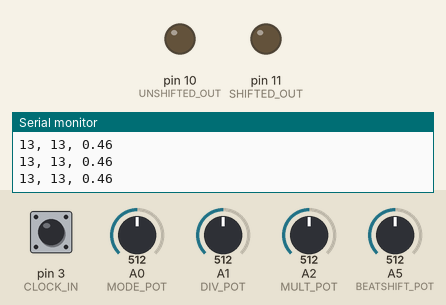
This sketch was run on a simulated Arduino Uno, built with avr-gcc and run on an emulated ATmega328P. Parts: output pins drawn as LEDs (lit = HIGH), the last lines printed to the serial monitor. Dashed ring = blinking. Inputs (shaded band) come from the test bench; at power-on: pin 3 (CLOCK_IN) HIGH, A1 (DIV_POT) = 512, A0 (MODE_POT) = 512, A2 (MULT_POT) = 512, A5 (BEATSHIFT_POT) = 512.

Above: at 1.2 s.
1.3 s: pin 3 (CLOCK_IN) pulsed LOW 2 times (0.12 s each, 0.3 s apart)
At 2.27 s:
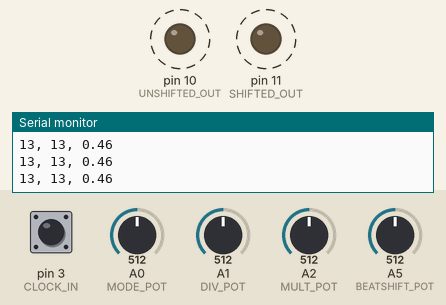
4.4 s: A1 (DIV_POT) set to 716
At 5.03 s:
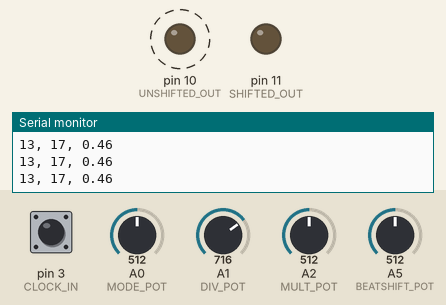
7.4 s: A1 (DIV_POT) set to 992
At 11.0 s:
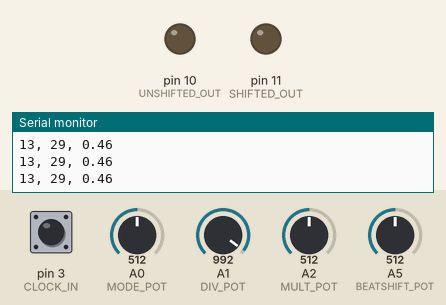
Timing chart, 0 to 12.5 s (numbered marks = the images above; inputs shaded):
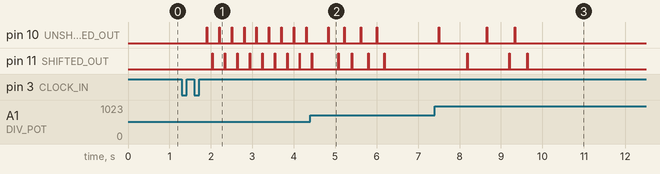

The sketch:

clockwithshift.ino
```cpp
// (licence header left out)
/* 11-9-2021 Adapted by Jesse Stevens of artist duo Cake Industries for Look Mum No Computer offbeat shift needs */
/* 16-10-2021 Further changes to allow for longer gaps between incoming beats and logic to handle multi/div changes between beats for Look Mum No Computer */
/* 24-10-2021 Reworked by Rohan Mitchell for easier multi/div changes between beats */


#include <avr/io.h>
#include <avr/interrupt.h>
#include <avr/pgmspace.h>


#define TRIGGER_LENGTH  20
#define MULT_POT        2
#define DIV_POT         1
#define MODE_POT        0
#define BEATSHIFT_POT   5
#define CLOCK_IN        3
#define UPPER_POT_MAX   1024
#define MIDDLE_POT_MAX  1024
#define LOWER_POT_MAX   1024
#define NB_POT_SLICES   10
#define MODE_SIMPLE     0
#define MODE_COMPLEX    1
#define SHIFTED_OUT     11
#define UNSHIFTED_OUT   10
#define KNOB_READING_INTERVAL 250


/**
 * Interface for reading and interpreting the control knobs.
 */
class Controls {
private:
  const int SIMPLE_FACTORS[10] = {1, 2, 4, 8, 16, 32, 64, 128, 256, 512};
  const int COMPLEX_FACTORS[10] = {1, 3, 5, 7, 11, 13, 17, 19, 23, 29};

public:
  int mult_reading;
  int div_reading;
  int mode_reading;
  float beatshift;

  int mode;
  bool stopped;


  Controls() {
    mode = -1;
    stopped = false;
  }

  void setup() {
    pinMode(CLOCK_IN, INPUT_PULLUP);
    pinMode(SHIFTED_OUT, OUTPUT);
    pinMode(UNSHIFTED_OUT, OUTPUT);
  }

  void read() {
    mult_reading = analogRead(MULT_POT);
    div_reading = analogRead(DIV_POT);
    mode_reading = analogRead(MODE_POT);
    beatshift = analogRead(BEATSHIFT_POT);

    Serial.print(get_mult());
    Serial.print(", ");
    Serial.print(get_div());
    Serial.print(", ");
    Serial.println(get_beatshift());
  }

  void updateSettings(bool edge) {
    if (mode_reading < LOWER_POT_MAX/3) {
      // CCW simple mode
      if(edge) {
        mode = MODE_SIMPLE;
        stopped = false;
      }
    } else if(mode_reading > LOWER_POT_MAX/3*2) {
      // CW complex mode
      if(edge) {
        mode = MODE_COMPLEX;
        stopped = false;
      }
    } else {
      // stopped
      stopped = true;
    }
  }

  /**
   * Fetch the multiplication factor
   * Output clock frequency = input clock frequency * multiplication factor
   * This value is controlled by the upper pot. We divide the pot's range
   * into NB_POT_SLICES slices, and then use those to look up a factor from
   * either simple_factors (powers of two) or complex_factors (prime numbers).
   */
  int get_mult() {
    int slice = mult_reading * (NB_POT_SLICES) / UPPER_POT_MAX;
    return slice2factor(slice, mode);
  }

  /**
   * Fetch the division factor
   * Output clock frequency = input clock frequency / division factor
   * This value is controlled by the middle pot. We divide the pot's range
   * into NB_POT_SLICES slices, and then use those to look up a factor from
   * either simple_factors (powers of two) or complex_factors (prime numbers).
   */
  int get_div() {
    int slice = div_reading * (NB_POT_SLICES) / MIDDLE_POT_MAX;
    int factor = slice2factor(slice, mode);

    return factor;
  }

  /**
   * Fetch the beatshift factor (scaled 0-1)
   * This value is controlled by the lower pot. Of the 0-1023 range, we introduce
   * a dead zone from 0-30, and then linearly interpolate from 0-1 for the
   * remainder of the range.
   */
  float get_beatshift() {
    if (beatshift < 30) {
      return 0;
    } else {
      return map(beatshift, 30, 1023, 0, 95) / 100.0;
    }
  }

private:
  int slice2factor(int slice, int mode) {
    if(mode == MODE_SIMPLE) {
      return SIMPLE_FACTORS[slice];
    } else {
      return COMPLEX_FACTORS[slice];
    }
  }
};


/**
 * GateReader reads the clock pin and detects edges.
 */
class GateReader {
private:
  bool clock_high;

public:
  GateReader() {
    clock_high = false;
  }

  bool readEdge(long now) {
    int gate = digitalRead(CLOCK_IN);

    bool edge = false;

    // My setup is reverse logic trigger (using NPN transistor as buffer on input)
    if (gate == LOW && !clock_high) {
      edge = true;
    }
    clock_high = gate == LOW;

    return edge;
  }
};


/**
 * Given control inputs and fed input edges, TimeKeeper will report the output
 * wavelength and when to fire an output trigger (taking mult and div factors
 * into account).
 */
class TimeKeeper {
private:
  Controls* controls;
  int edge_count;
  long last_edge;
  int last_div;
  long last_phrase_start;
  long last_scaled_time;
  long wavelength;

  bool was_in_output_pulse;
  bool fire_trigger;
  long last_trigger;

public:
  TimeKeeper(Controls* controls) {
    this->controls = controls;
    edge_count = 0;
    last_edge = 0;
    last_div = 0;
    last_phrase_start = 0;
    wavelength = 0;

    was_in_output_pulse = false;
    fire_trigger = false;
    last_trigger = 0;
  }

  void update(long now, bool edge) {
    if (edge) {
      processEdge(now);
    }

    bool outputEdge = this->outputEdge(now);

    // Detect start of phrase
    if (edge && now > readyForEndOfPhrase()) {
      last_phrase_start = now;
      last_scaled_time = 0;
    }

    handleDivReduction(now);

    fire_trigger = false;
    if (debounce(now, haveWavelength() && outputEdge)) {
      fire_trigger = true;
      last_trigger = now;
    }
  }

  long outputWavelength() {
    return float(wavelength) / controls->get_mult();
  }

  // Returns whether to fire the output trigger
  bool fireTrigger() {
    return fire_trigger;
  }

private:
  // Accept an input clock and keep track of wavelength
  void processEdge(long now) {
    if (last_edge != 0) {
      wavelength = now - last_edge;
    }

    last_edge = now;
  }

  /**
   * To determine when to show output pulses, we sample an imaginary output waveform
   * (a square wave at 50% duty cycle of the desired frequency), and then perform
   * edge detection. This method will return true when we detect a leading edge of this
   * imaginary output waveform.
   */
  bool outputEdge(long now) {
    bool edge = false;

    if (inOutputPulse(now)) {
      if (!was_in_output_pulse) {
        was_in_output_pulse = true;
        edge = true;
      }
    } else {
      was_in_output_pulse = false;
    }

    return edge;
  }

  // Skip double-triggers
  bool debounce(long now, bool trigger) {
    if (trigger) {
      int trigger_period = now - last_trigger;
      if (trigger_period < beatLength() * 0.8) {
        return false;
      }
    }

    return trigger;
  }

  /**
   * Sample an imaginary output waveform - a square wave at 50% duty cycle, with a wavelength
   * equal to input_wavelength * multiplication_factor.
   */
  bool inOutputPulse(long now) {
    long offset = now - last_phrase_start;
    float relative_time = offset / float(wavelength);
    long scaled_time = relative_time * scaleFactor() * 2;

    // Given a wavelength of 100ms and a multiplication factor of 2,
    // our relative fraction and modulo values will be:
    //   0 ms: 0; 0 % 2 = 0
    //  25 ms: 1; 1 % 2 = 1
    //  50 ms: 2; 2 % 2 = 0
    //  75 ms: 3; 3 % 2 = 1
    // 100 ms: 4; 4 % 2 = 0
    // In this example, this gives us a new wavelength of 50ms

    if (pastEndOfPhrase(now)) {
      return false;
    } else {
      return scaled_time % 2 == 0;
    }
  }

  // If divider has just been reduced, our phrase length has also
  // been reduced, which may well leave us past the end of phrase.
  // If this happens we would stop outputting triggers until the start
  // of the next phrase, which would cause an undesired silence.
  // Prevent this by resetting the start of the phrase.
  void handleDivReduction(long now) {
    if (divReducedThisFrame() && pastEndOfPhrase(now)) {
      last_phrase_start = last_edge;
    }
  }

  bool divReducedThisFrame() {
    bool result = last_div > controls->get_div();
    last_div = controls->get_div();

    return result;
  }

  bool pastEndOfPhrase(long now) {
    return now >= last_phrase_start + phraseLength();
  }

  /**
   * Return a time when we've received all our clocks for the phrase
   * and the next clock we get should be considered the start of the
   * next phrase.
   */
  long readyForEndOfPhrase() {
    long delta = wavelength / 2;
    return last_phrase_start + phraseLength() - delta;
  }

  // Returns whether we've determined a wavelength reading
  bool haveWavelength() {
    return wavelength > 0;
  }

  float scaleFactor() {
    return controls->get_mult() / float(controls->get_div());
  }

  long beatLength() {
    return wavelength / scaleFactor();
  }

  long phraseLength() {
    return long(wavelength) * controls->get_div();
  }
};


class TimeFollower {
private:
  Controls* controls;
  long last_signal;
  long wavelength;
  bool output_fired;

public:
  TimeFollower(Controls* controls) {
    this->controls = controls;
    last_signal = 0;
    wavelength = 0;
    output_fired = false;
  }

  bool shouldFire(long now, bool signal) {
    // Detect edges and track last signal
    if (signal) {
      if (last_signal > 0) {
        wavelength = now - last_signal;
      }
      last_signal = now;
      output_fired = false;
    }

    // Fire output
    if (now >= last_signal + delayTime() && !output_fired) {
      output_fired = true;
      return true;
    }

    return false;
  }

private:
  long delayTime() {
    return wavelength * controls->get_beatshift();
  }
};


class Trigger {
private:
  int pin;
  int triggerlength;
  bool clock_high;

public:
  long last_trigger_out;

  Trigger(int pin) {
    this->pin = pin;
    triggerlength = TRIGGER_LENGTH;
    clock_high = false;
    last_trigger_out = 0;
  }

  // Fire the trigger, for length in ms
  void fire(long now, int triggerlength) {
    digitalWrite(pin, HIGH);
    this->triggerlength = triggerlength;
    clock_high = true;
    last_trigger_out = now;
  }

  // Update the trigger, setting pin to LOW when duration has expired
  void update(long now) {
    if( ((now - last_trigger_out) > triggerlength) && clock_high) {
      digitalWrite(pin, LOW);
      clock_high = false;
    }
  }
};


long now = 0;
unsigned long last_knob_read = 0;


GateReader gateReader;
Controls controls;
TimeKeeper timeKeeper(&controls);
TimeFollower timeFollower(&controls);
Trigger unshiftedTrigger(UNSHIFTED_OUT);
Trigger shiftedTrigger(SHIFTED_OUT);


void setup() {
  controls.setup();
  controls.read();
  Serial.begin(115200);
}

void loop()
{
  // Store the current time:
  now = millis();

  // Read the gate edge into "edge" variable (find edge of incoming gate):
  bool edge = gateReader.readEdge(now);

  // Check if we're in simple or complex numbers mode:
  controls.updateSettings(edge);

  // If it's been long enough, update readings from knobs for multi/div:
  if (now - last_knob_read >= KNOB_READING_INTERVAL) {
    controls.read();
    last_knob_read = now;
  }

  // Vary the output trigger length to make sure when we're going fast we don't just keep outputs on:
  int trigger_length = min(TRIGGER_LENGTH, timeKeeper.outputWavelength() / 2);

  // Trigger update
  unshiftedTrigger.update(now);
  shiftedTrigger.update(now);

  // Fire unshifted trigger
  timeKeeper.update(now, edge);
  if (timeKeeper.fireTrigger()) {
    unshiftedTrigger.fire(now, trigger_length);
  }

  // Fire shifted trigger
  if (timeFollower.shouldFire(now, timeKeeper.fireTrigger())) {
    shiftedTrigger.fire(now, trigger_length);
  }


}
```

Measured:
- after the input at 1.3 s, pin 10 (UNSHIFTED_OUT): alternates HIGH for 0.01 s and LOW for 0.29 s, starting after 0.60 s; pin 11 (SHIFTED_OUT): alternates HIGH for 0.01 s and LOW for 0.29 s, starting after 0.74 s
- after the input at 4.4 s, pin 10 (UNSHIFTED_OUT): alternates HIGH for 0.01 s and LOW for 0.38 s, 8 changes in all, then stays LOW, starting after 0.43 s
- after the input at 7.4 s, pin 10 (UNSHIFTED_OUT): goes HIGH 0.01 s, LOW 1.2 s, HIGH 0.01 s, LOW 0.66 s, HIGH 0.01 s, then LOW, starting after 0.10 s; pin 11 (SHIFTED_OUT): goes HIGH 0.01 s, LOW 1.0 s, HIGH 0.01 s, LOW 0.43 s, HIGH 0.01 s, then LOW, starting after 0.79 s
